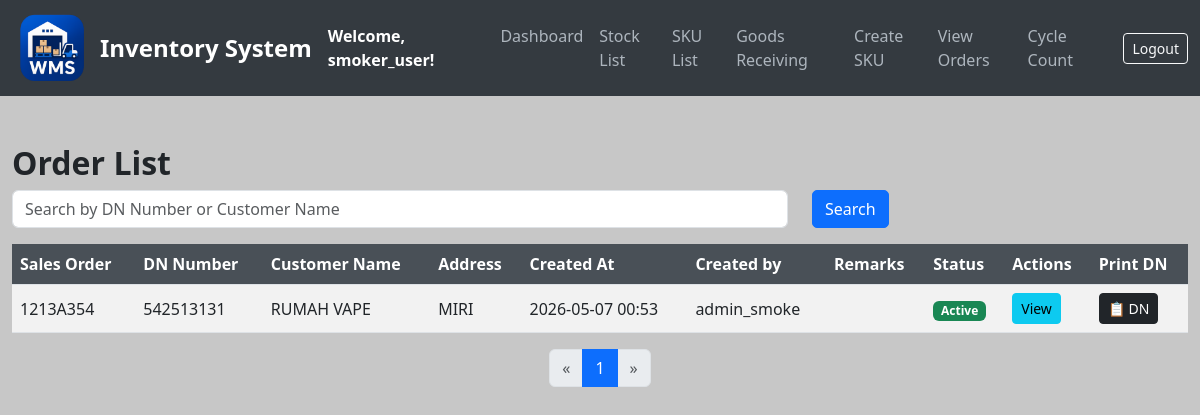
Page /orders (signed in) on the committed database.
### models.py (models this page shows, shortened)
class User(UserMixin, db.Model):
    __tablename__ = 'users'
    id = db.Column(db.Integer, primary_key=True)
    username = db.Column(db.String(80), unique=True, nullable=False)
    email = db.Column(db.String(120), unique=True, nullable=False)
    password = db.Column(db.String(200), nullable=False)
    date_created = db.Column(db.DateTime, default=get_local_time)
    last_login = db.Column(db.DateTime, nullable=True)
    is_active = db.Column(db.Boolean, default=True)
    is_approved = db.Column(db.Boolean, default=False)
    is_admin = db.Column(db.Boolean, default=False)
    plan = db.Column(db.String(20), default='basic')
    can_create_racking = db.Column(db.Boolean, default=False)
    can_create_stock = db.Column(db.Boolean, default=False)
    can_create_order = db.Column(db.Boolean, default=False)
    can_transfer_stock = db.Column(db.Boolean, default=False)
    can_transfer_batch = db.Column(db.Boolean, default=False)
    can_mass_transfer = db.Column(db.Boolean, default=False)
    can_bulk_transfer = db.Column(db.Boolean, default=False)
    can_add_sku = db.Column(db.Boolean, default=False)
    can_view_orders = db.Column(db.Boolean, default=False)  # ← new
    can_cycle_count = db.Column(db.Boolean, default=False)  # ← new

class Order(db.Model):
    __tablename__ = 'orders'
    id = db.Column(db.Integer, primary_key=True)
    dn_number = db.Column(db.String(50), unique=True, nullable=False)  # Add DN number field
    created_at = db.Column(db.DateTime, default=get_local_time)
    customer_name = db.Column(db.String(100), nullable=False)
    address = db.Column(db.String(255), nullable=False)
    sales_order = db.Column(db.String(255), nullable=False)
    remarks = db.Column(db.String(255), nullable=True)
    status = db.Column(db.String(20), default='active')
    created_by = db.Column(db.String(255), nullable=True)
    last_updated_by = db.Column(db.String(255), nullable=True)  # Add this line
    items = db.relationship('OrderItem', backref='order', cascade='all, delete-orphan', lazy=True)

### app.py (the view)
@app.route('/orders')
@login_required
@permission_required('can_view_orders')
def list_orders():
    search = request.args.get('search', '')
    page = request.args.get('page', 1, type=int)
    query = Order.query.filter(
        Order.dn_number.like(f"%{search}%") |
        Order.customer_name.like(f"%{search}%") |
        Order.sales_order.like(f"%{search}%")  # ← ADDED THIS!
    ).order_by(Order.created_at.desc())  # Sort by most recent orders
    pagination = query.paginate(page=page, per_page=10, error_out=False)
    return render_template('list_orders.html', orders=pagination.items, pagination=pagination, search=search)

### app.py (called while the page is built)
def permission_required(permission):
    def decorator(f):
        @wraps(f)
        def decorated_function(*args, **kwargs):
            if not current_user.is_authenticated:
                return redirect(url_for('login'))
            if current_user.is_admin:
                return f(*args, **kwargs)
            if not getattr(current_user, permission, False):
                flash('You do not have permission to access this feature.', 'danger')
                return redirect(url_for('dashboard'))
            return f(*args, **kwargs)
        return decorated_function
    return decorator

@login_manager.user_loader
def load_user(user_id):
    return db.session.get(User, int(user_id))

### templates/list_orders.html (shortened to what this page needs)
{% extends "base.html" %}
{% block content %}
<div class="container mt-5">
    <h2>Order List</h2>
    <form method="GET" action="/orders" class="row mb-3">
        <div class="col-md-8">
            <input type="text" name="search" class="form-control" value="{{ search }}" placeholder="Search by DN Number or Customer Name">
        </div>
        <div class="col-md-4">
            <button type="submit" class="btn btn-primary">Search</button>
        </div>
    </form>
    <div class="table-responsive">
        <table class="table table-striped">
            <thead>
                <tr>
                    <th>Sales Order</th>
                    <th>DN Number</th>
                    <th>Customer Name</th>
                    <th>Address</th>
                    <th>Created At</th>
                    <th>Created by</th>
                    <th>Remarks</th>
                    <th>Status</th>
                    <th>Actions</th>
                    <th>Print DN</th>
                </tr>
            </thead>
            <tbody>
                {% for order in orders %}
                <tr>
                    <td>{{ order.sales_order }}</td>
                    <td>{{ order.dn_number }}</td>
                    <td>{{ order.customer_name }}</td>
                    <td class="address-cell" title="{{ order.address }}">
                        {{ order.address[:50] }}{% if order.address|length > 50 %}...{% endif %}
                    </td>
                    <td>{{ order.created_at.strftime('%Y-%m-%d %H:%M') }}</td>
                    <td>{{ order.created_by }}</td>
                    <td>{{ order.remarks }}</td>
    <td>
        {% if order.status == 'cancelled' %}
            <span class="badge bg-danger">Cancelled</span>
        {% elif order.status == 'completed' %}
            <span class="badge bg-primary">Completed</span>
        {% else %}
            <span class="badge bg-success">Active</span>
        {% endif %}
    </td>
                    <td>
                        <a href="{{ url_for('view_order', order_id=order.id) }}" class="btn btn-info btn-sm">View</a>
                    </td>
                    <td>
                       <a href="/print-dn/{{ order.id }}" target="_blank" class="btn btn-dark btn-sm">📋 DN</a>
                    </td>
                </tr>
                {% endfor %}
            </tbody>
        </table>
    </div>
    <div class="d-flex justify-content-center">
        <nav aria-label="Page navigation">
            <ul class="pagination">
                {% if pagination.has_prev %}
                <li class="page-item">
                    <a class="page-link" href="{{ url_for('list_orders', page=pagination.prev_num, search=search) }}" aria-label="Previous">
                        <span aria-hidden="true">&laquo;</span>
                    </a>
                </li>
                {% else %}
                <li class="page-item disabled">
                    <span class="page-link">&laquo;</span>
                </li>
                {% endif %}
                {% for page_num in pagination.iter_pages(left_edge=2, right_edge=2, left_current=2, right_current=2) %}
                {% if page_num %}
                    {% if page_num == pagination.page %}
                    <li class="page-item active"><span class="page-link">{{ page_num }}</span></li>
                    {% else %}
                    <li class="page-item"><a class="page-link" href="{{ url_for('list_orders', page=page_num, search=search) }}">{{ page_num }}</a></li>
                    {% endif %}
                {% else %}
                <li class="page-item disabled"><span class="page-list">...</span></li>
                {% endif %}
                {% endfor %}
                {% if pagination.has_next %}
                <li class="page-item">
                    <a class="page-link" href="{{ url_for('list_orders', page=pagination.next_num, search=search) }}" aria-label="Next">
                        <span aria-hidden="true">&raquo;</span>
                    </a>
                </li>
                {% else %}
                <li class="page-item disabled">
                    <span class="page-link">&raquo;</span>
                </li>
                {% endif %}
            </ul>
        </nav>
    </div>
</div>
</body>
</html>
{% endblock %}

### templates/base.html (shortened to what this page needs)
<!DOCTYPE html>
<html lang="en">
<head>
    <link href="https://cdn.jsdelivr.net/npm/bootstrap@5.3.0/dist/css/bootstrap.min.css" rel="stylesheet">
</head>
<body>
<nav class="navbar navbar-expand-lg navbar-dark">
    <div class="container-fluid">
        <img src="{{ url_for('static', filename='logo_.png') }}" alt="Logo" width="80" height="80" class="me-2">
        <a class="navbar-brand" href="/">Inventory System</a>
        <strong class="text-white">Welcome, {{ current_user.username }}!</strong>
        <div class="collapse navbar-collapse" id="navbarNav">
            <ul class="navbar-nav ms-auto">
                <li class="nav-item"><a class="nav-link" href="/dashboard">Dashboard</a></li>
                <li class="nav-item"><a class="nav-link" href="/stocks">Stock List</a></li>
                <li class="nav-item"><a class="nav-link" href="/sku-list">SKU List</a></li>
                {% if current_user.is_admin or current_user.can_create_stock %}
                <li class="nav-item"><a class="nav-link" href="/create-stock">Goods Receiving</a></li>
                {% endif %}
                {% if current_user.is_admin or current_user.can_add_sku %}
                <li class="nav-item"><a class="nav-link" href="/add-sku">Create SKU</a></li>
                {% endif %}
                {% if current_user.is_admin or current_user.can_view_orders %}
                <li class="nav-item"><a class="nav-link" href="/orders">View Orders</a></li>
                {% endif %}
                {% if current_user.is_admin or current_user.can_cycle_count %}
                <li class="nav-item"><a class="nav-link" href="/cycle-count">Cycle Count</a></li>
                {% endif %}
            </ul>
            <form class="d-flex ms-3" action="{{ url_for('logout') }}" method="POST">
                <button class="btn btn-sm btn-outline-light" type="submit">Logout</button>
            </form>
        </div>
    </div>
</nav>
{% block content %}{% endblock %}
</body>
</html>

### rows in the picture
User: username "smoker_user"
Order: sales_order "1213A354", dn_number "542513131", customer_name "RUMAH VAPE", address "MIRI", created_at "2026-05-07 00:53", created_by "admin_smoke", status "Active"

### other values in the picture
{{ page_num }} "1"
